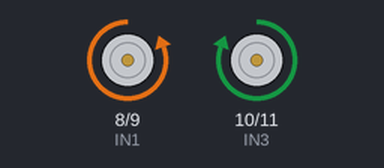
Recording of a sketch running on a simulated Arduino Uno, built with avr-gcc and run on an emulated ATmega328P. On the bench: motor-driver pin pairs drawn as motors (green arrow = first pin HIGH = forward, orange = second pin HIGH = backward, longer = more drive).

Above: at 1.0 s.
At 4.0 s:
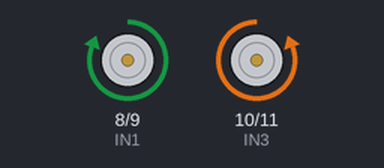
At 6.2 s:
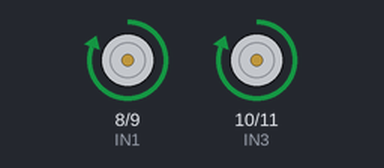
At 9.0 s:
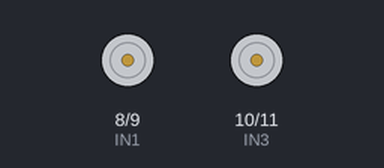
Timing chart, 0 to 13.0 s (numbered marks = the images above):
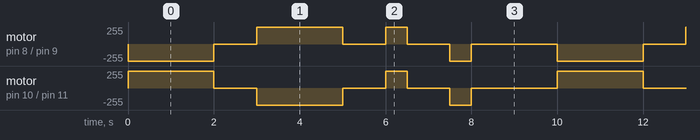

Measured:
- by itself, motor on pin 8 (IN1) / pin 9 (IN2): repeats every 10.0 s: stopped 1.0 s, forward 255/255 2.0 s, stopped 1.0 s, forward 255/255 0.50 s, stopped 1.0 s, backward 255/255 0.50 s, stopped 2.0 s, backward 255/255 2.0 s
- by itself, motor on pin 10 (IN3) / pin 11 (IN4): repeats every 10.0 s: stopped 1.0 s, backward 255/255 2.0 s, stopped 1.0 s, forward 255/255 0.50 s, stopped 1.0 s, backward 255/255 0.50 s, stopped 2.0 s, forward 255/255 2.0 s

The sketch:

car-test.ino
```cpp
// Motor Driver pins
const int IN1 = 8;
const int IN2 = 9;
const int IN3 = 10;
const int IN4 = 11;

void setup() {
  // Set motor control pins as output
  pinMode(IN1, OUTPUT);
  pinMode(IN2, OUTPUT);
  pinMode(IN3, OUTPUT);
  pinMode(IN4, OUTPUT);
}

void loop() {
  forward();
  delay(2000);

  stopMotors();
  delay(1000);

  reverse();
  delay(2000);

  stopMotors();
  delay(1000);

  turnLeft();
  delay(500);

  stopMotors();
  delay(1000);

  turnRight();
  delay(500);

  stopMotors();
  delay(2000);
}

// Movement functions
void forward() {
  digitalWrite(IN1, LOW);
  digitalWrite(IN2, HIGH);
  digitalWrite(IN3, HIGH);
  digitalWrite(IN4, LOW);
}

void reverse() {
  digitalWrite(IN1, HIGH);
  digitalWrite(IN2, LOW);
  digitalWrite(IN3, LOW);
  digitalWrite(IN4, HIGH);
}

void turnLeft() {
  digitalWrite(IN1, HIGH);
  digitalWrite(IN2, LOW); // Left motors reverse
  digitalWrite(IN3, HIGH);
  digitalWrite(IN4, LOW);  // Right motors forward
}

void turnRight() {
  digitalWrite(IN1, LOW);
  digitalWrite(IN2, HIGH);  // Left motors forward
  digitalWrite(IN3, LOW);
  digitalWrite(IN4, HIGH); // Right motors reverse
}

void stopMotors() {
  digitalWrite(IN1, LOW);
  digitalWrite(IN2, LOW);
  digitalWrite(IN3, LOW);
  digitalWrite(IN4, LOW);
}
```
